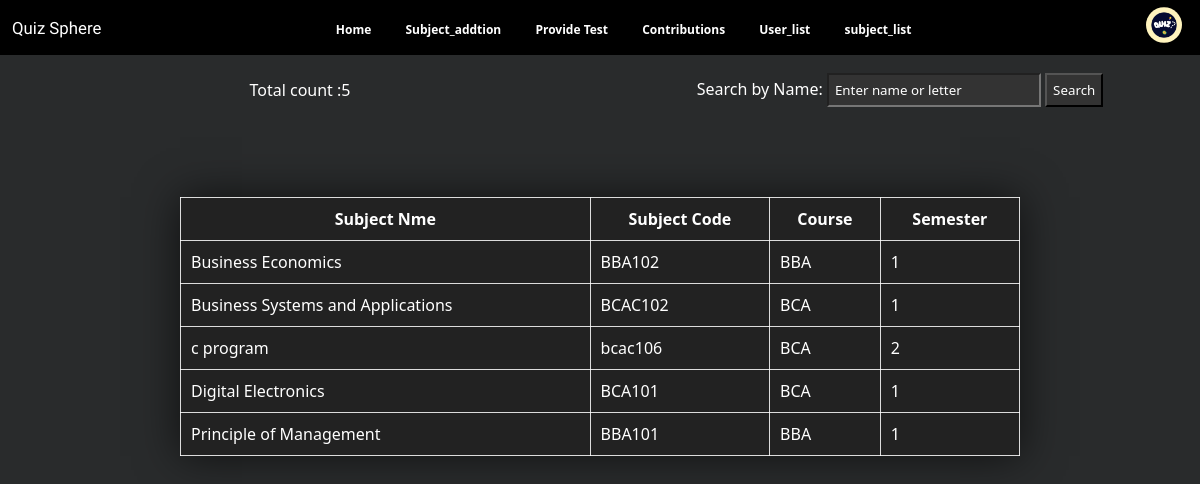
Screenshot of /Admin_Allpages/subjectlist.php (signed in) with the database file from the repository.
### tables this page shows
CREATE TABLE `subjects` (
  `subject_id` int(11) NOT NULL,
  `subject_name` varchar(100) NOT NULL,
  `subject_code` varchar(10) NOT NULL,
  `course` varchar(100) NOT NULL,
  `semester` int(10) NOT NULL,
  `details` text DEFAULT NULL,
  `id_card` varchar(255) DEFAULT NULL,
  `submit_by` varchar(50) NOT NULL DEFAULT 'admin'
);

### Admin_Allpages/subjectlist.php (the view, shortened to what this page needs)
<!DOCTYPE html>
<html lang="en">
<head>
    <link rel="stylesheet" href="css/subjectlist.css">
    <link rel="stylesheet" href="../Navber/style.css">
</head>
<body>
    <?php
    include '../Navber/adminnav.php';
    ?>
    <?php
    include_once '../config.php';
    ?>
    <div class="containt">
        <div class="left">
            <?php
            $sql_count = "SELECT COUNT(subject_id) AS total_count FROM subjects";
            $result_count = $conn->query($sql_count);
            if ($result_count->num_rows > 0) {
                $row = $result_count->fetch_assoc();
                $total_count = $row['total_count'];
            } else {
                $total_count = 0;
            }
            echo "<label for='count'>Total count :" . $total_count . "</label>";
            ?>
        </div>
        <div class="right">
            <?php
            echo '<form method="GET" action="">
            <label for="search">Search by Name:</label>
            <input type="text" id="search" name="search" placeholder="Enter name or letter">
            <input type="submit" value="Search">
            </form>';
            $sql = "SELECT * FROM subjects";
            ?>
        </div>
    </div>
    <?php
    $sql .= " ORDER BY subject_name ASC";
    $result = $conn->query($sql);
    if ($result->num_rows > 0) {
        echo "<table border='1'>
        <br>
                   <br>
            <br>
            <br>
            <tr>
                <th>Subject Nme</th>
                <th>Subject Code</th>
                <th>Course</th>
                <th>Semester</th>
            </tr>";
        while ($row = $result->fetch_assoc()) {
            echo "<tr>
                <td>" . $row["subject_name"] . "</td>
                <td>" . $row["subject_code"] . "</td>
                <td>" . $row["course"] . "</td>
                <td>" . $row["semester"] . "</td>
              </tr>";
        }
        echo "</table>";
    } else {
        echo "0 results";
    }
    ?>
</body>
</html>

### Admin_Allpages/css/subjectlist.css (style rules this page uses)
* { margin: 0; padding: 0; font: 1em; }
body { background-color: #333; color: #ffffff; }
table { margin: auto; padding: auto; border-collapse: collapse; background-color: #222; box-shadow: 0 0 40px rgba(0, 0, 0, 0.633); width: 70%; text-align: center; align-items: center; }
th { padding: 10px; text-align: center; }
td { padding: 10px; text-align: left; }
table, th, td { border: 1px solid rgba(255, 255, 255, 0.845); }

### Navber/style.css (style rules this page uses)
* { font-family: Arial, sans-serif; margin: 0; padding: 0; }
body { font-family: Arial, sans-serif; }

### Admin_Allpages/css/style.css (style rules this page uses)
* { margin: 0; padding: 0; font-family: system-ui, -apple-system, BlinkMacSystemFont, "Segoe UI", Roboto, Oxygen, Ubuntu, Cantarell, "Open Sans", "Helvetica Neue", sans-serif; }
body { background-color: #292b2c; color: #ffffff; }

### Admin_Allpages/subjectlist.php (style rules this page uses)
.containt { width: 100%; flex-direction: row; display: flex; margin: auto; align-items: center; text-align: center; justify-content: center; }
.left { margin: auto; align-items: center; width: 50%; text-align: center; justify-content: center; padding: 1.5vw; color: white; }
.right { margin: auto; align-items: center; width: 50%; text-align: center; justify-content: center; padding: 1.5vw; color: white; }
input { background-color: #333; padding: 0.5vw; color: white; }
::placeholder { background-image: #333; color: white; }

### rows the page displays
subjects: subject_name "Business Economics", subject_code "BBA102", course "BBA", semester "1"
subjects: subject_name "Business Systems and Applications", subject_code "BCAC102", course "BCA", semester "1"
subjects: subject_name "c program", subject_code "bcac106", course "BCA", semester "2"
subjects: subject_name "Digital Electronics", subject_code "BCA101", course "BCA", semester "1"
subjects: subject_name "Principle of Management", subject_code "BBA101", course "BBA", semester "1"

### other values shown
$total_count "5"
